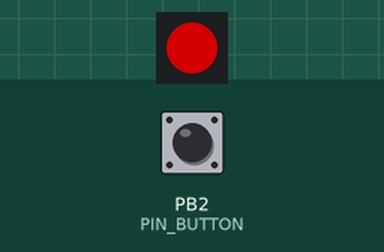
Bench run of a program on a simulated ATtiny85, built with avr-gcc and run on an emulated ATtiny85. On the bench: 1 RGB LEDs in strip order, left to right. The inputs (shaded band) are chosen by the test bench; at power-on: PB2 (PIN_BUTTON) HIGH. Dim RGB values are drawn brighter than linear.

Above: at 3.8 s.
3.9 s: PB2 (PIN_BUTTON) pulsed LOW 5 times (0.12 s each, 0.3 s apart)
At 4.66 s:
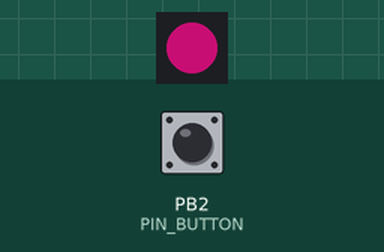
7.2 s: PB2 (PIN_BUTTON) pulled LOW for 0.15 s
At 7.67 s:
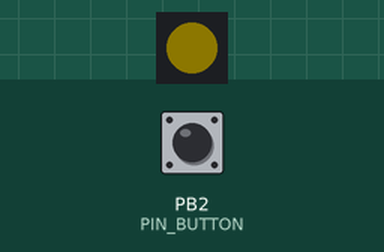
10.2 s: PB2 (PIN_BUTTON) pulled LOW for 1 s
At 10.68 s:
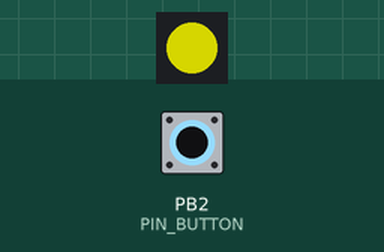
13.2 s: PB2 (PIN_BUTTON) pulled LOW for 0.15 s
At 14.58 s:
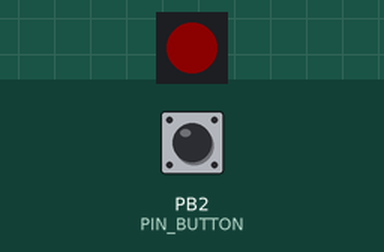
16.2 s: PB2 (PIN_BUTTON) pulled LOW for 3.2 s
At 16.39 s:
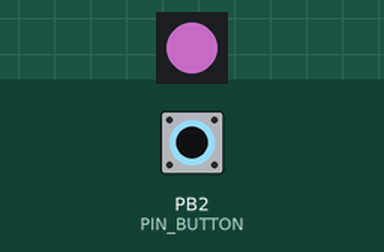
20.9 s: PB2 (PIN_BUTTON) pulsed LOW 2 times (0.12 s each, 0.3 s apart)
At 21.2 s:
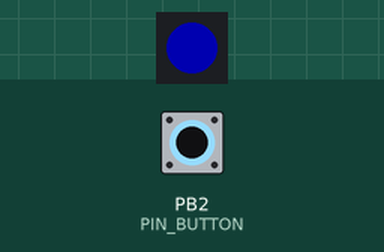
Timing chart, 0 to 24.9 s (numbered marks = the images above; inputs shaded):
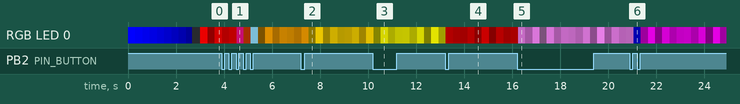

The program:

main.cpp
```cpp
#include <Arduino.h>
#include <FastLED.h>
#include <Bounce2.h>

const static CRGB::HTMLColorCode colors[35] = {
  CRGB::Crimson,
  CRGB::Red,
  CRGB::DeepPink,
  CRGB::OrangeRed,
  CRGB::SkyBlue,
  CRGB::Orange,
  CRGB::Gold,
  CRGB::Yellow,
  CRGB::DarkRed,
  CRGB::Violet,
  CRGB::Navy,
  CRGB::Fuchsia,
  CRGB::RosyBrown,
  CRGB::MediumOrchid,
  CRGB::BlueViolet,
  CRGB::Indigo,
  CRGB::DarkSlateBlue,
  CRGB::GreenYellow,
  CRGB::Purple,
  CRGB::Lime,
  CRGB::MediumSpringGreen,
  CRGB::ForestGreen,
  CRGB::CadetBlue,
  CRGB::DarkGreen,
  CRGB::LightSeaGreen,
  CRGB::Teal,
  CRGB::Cyan,
  CRGB::SteelBlue,
  CRGB::Blue,
  CRGB::Brown,
  CRGB::DarkBlue,
  CRGB::Chocolate,
  CRGB::SaddleBrown,
  CRGB::Maroon,
  CRGB::DarkSlateGray
};


CRGB leds[1];
Bounce debouncer = Bounce();
#define DIRECTION_UP 1
#define DIRECTION_DOWN 0
#define PIN_RGB_LED 0
#define PIN_BUTTON 2

volatile uint8_t brightness = 0;
volatile uint8_t hold = 0;
volatile short direction = DIRECTION_UP;
volatile uint8_t color_index = 0;

// called every ~ 35ms
ISR(TIMER1_COMPA_vect) {
	if (brightness < 5 && hold < 6) {
		hold++;
		return;
	}
	hold = 0;
	if (brightness > 200) {
		direction = DIRECTION_DOWN;
	}
	if (brightness < 5) {
		direction = DIRECTION_UP;
	}

	if (direction == DIRECTION_UP) {
		if (brightness > 140) {
			brightness +=5;
		}
		else {
			brightness += 2;
		}
	}
	else {
		if (brightness > 140) {
			brightness -=5;
		}
		else {
			brightness -= 2;
		}
	}
}


void setup() {
	FastLED.addLeds<PL9823, PIN_RGB_LED>(leds, 1);
	leds[0] = CRGB::Blue;
	for (short i = 255; i > 0; i--) {
		FastLED.setBrightness(i);
		FastLED.show();
		delay(10);
	}
	delay(15);
	FastLED.setBrightness(0);
	FastLED.clear(true);
	FastLED.show();

	leds[0] = CRGB::Red;
	TCCR1 |= (1 << CTC1);
	TCCR1 |= (1 << CS13) | (1 << CS11) | (1 << CS10);
	OCR1C = 280;
	TIMSK |= (1 << OCIE1A);

	pinMode(PIN_BUTTON, INPUT_PULLUP);

	debouncer.attach(PIN_BUTTON);
	debouncer.interval(20);
}


void loop() {
	debouncer.update();
	FastLED.setBrightness(brightness);
	FastLED.show();

	if (debouncer.fell()) {
		color_index += 1;
		if (color_index > 34) {
			color_index = 0;
		}
		leds[0] = colors[color_index];
	}
}
```
